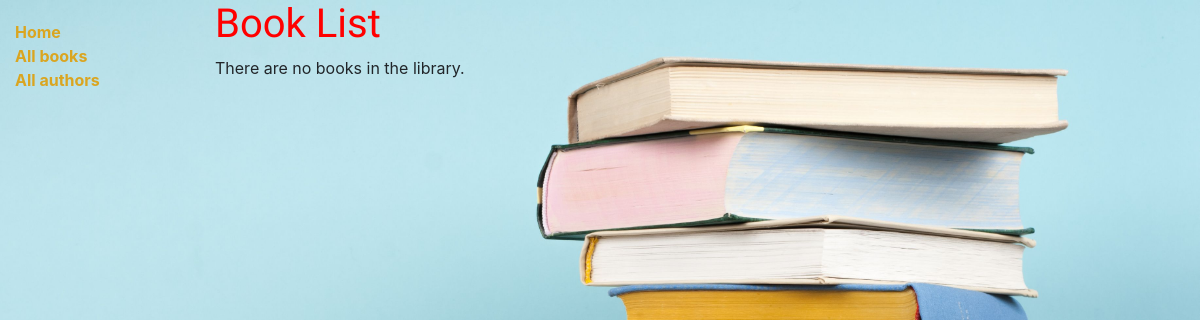
Before: /catalog/books/ with the older database file.
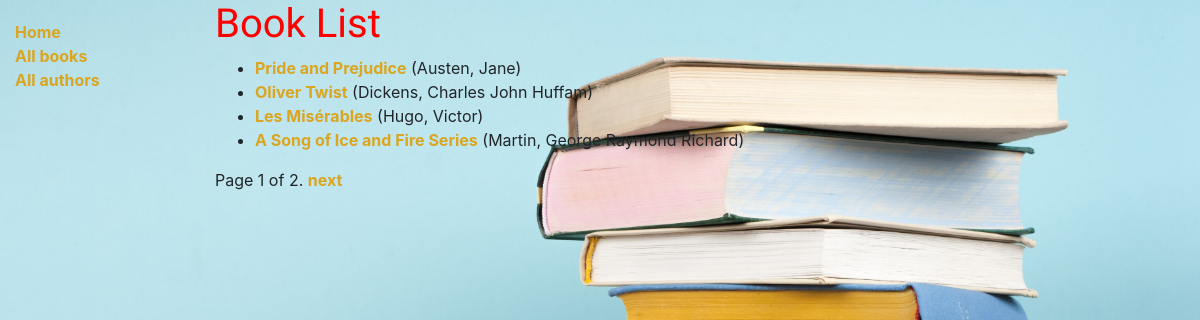
After: the same page with the newer database file.
### catalog/models.py (models this page shows, shortened)
class Book(models.Model):
    title = models.CharField(max_length=200)
    def display_genre(self):
        return ', '.join(genre.name for genre in self.genre.all()[:3])
    display_genre.short_description = 'Genre'
    author = models.ForeignKey('Author', on_delete=models.SET_NULL, null=True)
    summary = models.TextField(max_length=1000, help_text='Enter a brief description of the book')
    isbn = models.CharField('ISBN', max_length=13, unique=True,
                             help_text='13 Character <a href="https://www.isbn-international.org/content/what-isbn">ISBN number</a>')
    genre = models.ManyToManyField(Genre, help_text='Select a genre for this book')
    language = models.ForeignKey('Language', on_delete=models.SET_NULL, null=True)
    def get_absolute_url(self):
        return reverse('book-detail', args=[str(self.id)])

class Author(models.Model):
    first_name = models.CharField(max_length=100)
    last_name = models.CharField(max_length=100)
    Nationality = models.CharField(max_length=100, null=True)
    date_of_birth = models.DateField(null=True, blank=True)
    date_of_death = models.DateField('Died', null=True, blank=True)
    class Meta:
        ordering = ['last_name', 'first_name']
    def __str__(self):
        return f'{self.last_name}, {self.first_name}'

### catalog/views.py (the view)
# urls.py: path('books/', views.BookListView.as_view(), name='books'),
class BookListView(generic.ListView):
    model = Book
    paginate_by = 4

### catalog/templates/catalog/book_list.html
{% extends "base_generic.html" %}
{% block content %}
  <h1>Book List</h1>
  {% if book_list %}
  <ul>
    {% for book in book_list %}
      <li>
        <a href="{{ book.get_absolute_url }}">{{ book.title }}</a> ({{book.author}})
      </li>
    {% endfor %}
  </ul>
  {% else %}
    <p>There are no books in the library.</p>
  {% endif %}
{% endblock %}

Changed rows visible on the page:
added Book: title "Pride and Prejudice", author "Austen, Jane"
added Book: title "Oliver Twist", author "Dickens, Charles John Huffam"
added Book: title "Les Misérables", author "Hugo, Victor"
added Book: title "A Song of Ice and Fire Series", author "Martin, George Raymond Richard"
Other visible differences:
{{ page_obj.number }}: (not shown) → "1"
{{ page_obj.paginator.num_pages }}: (not shown) → "2"
text no longer shown: "There are no books in the library."
text now shown: "Page of . next"
